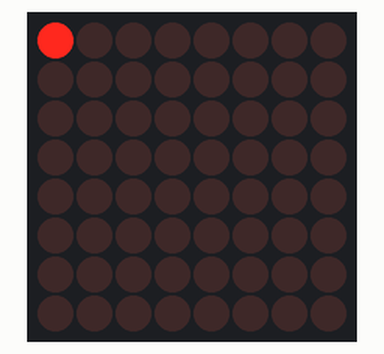
Recording of a sketch running on a simulated Arduino Uno, built with avr-gcc and run on an emulated ATmega328P. Parts: 8×8 LED matrix.

Above: at 0.8 s.

Measured:
- by itself, everything shown: repeats every 0.80 s, in 14 steps

The sketch:

sketch_nov24a.pde
```cpp
#include "LedControl.h" //  need the library
LedControl lc=LedControl(12,11,10,1); // lc is our object
// pin 12 is connected to the MAX7219 pin 1
// pin 11 is connected to the CLK pin 13
// pin 10 is connected to LOAD pin 12
// 1 as we are only using 1 MAX7219
void setup()
{
// the zero refers to the MAX7219 number, it is zero for 1 chip
lc.shutdown(0,false);// turn off power saving, enables display
lc.setIntensity(0,8);// sets brightness (0~15 possible values)
lc.clearDisplay(0);// clear screen
}
void loop()
{/*
for (int row=0; row<8; row++)
{
for (int col=0; col<8; col++)
{
lc.setLed(0,col,row,true); // turns on LED at col, row
delay(100);
lc.setLed(0,col,row,false); // turns off LED at col, row
delay(10);
}
}*/

for (int y = 0; y < 8 ; y++)
{
  lc.setLed(0,0,y,true);
  delay(50);
}
for (int x = 8; x > 0 ; x--)
{
  lc.setLed(0,0,x,false);
  delay(50);
}
/*lc.setLed(0,0,0,true);
delay(100);
lc.setLed(0,0,0,false);
delay(100);

lc.setLed(0,0,1,true);
delay(100);
lc.setLed(0,0,1,false);
delay(100);
lc.setLed(0,0,2,true);
delay(100);
lc.setLed(0,0,2,false);
delay(100);*/
}
```
